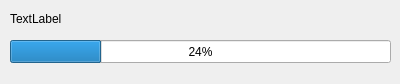
<ui version="4.0" >
 <class>synce_kpm_copycab_progresswindow</class>
 <widget class="QWidget" name="synce_kpm_copycab_progresswindow" >
  <property name="geometry" >
   <rect>
    <x>0</x>
    <y>0</y>
    <width>400</width>
    <height>84</height>
   </rect>
  </property>
  <property name="windowTitle" >
   <string>Progress copy file</string>
  </property>
  <widget class="QLabel" name="labelProgress" >
   <property name="windowModality" >
    <enum>Qt::NonModal</enum>
   </property>
   <property name="geometry" >
    <rect>
     <x>10</x>
     <y>10</y>
     <width>381</width>
     <height>18</height>
    </rect>
   </property>
   <property name="text" >
    <string>TextLabel</string>
   </property>
  </widget>
  <widget class="QProgressBar" name="copyProgress" >
   <property name="geometry" >
    <rect>
     <x>10</x>
     <y>40</y>
     <width>381</width>
     <height>23</height>
    </rect>
   </property>
   <property name="value" >
    <number>24</number>
   </property>
  </widget>
 </widget>
 <resources/>
 <connections/>
</ui>
